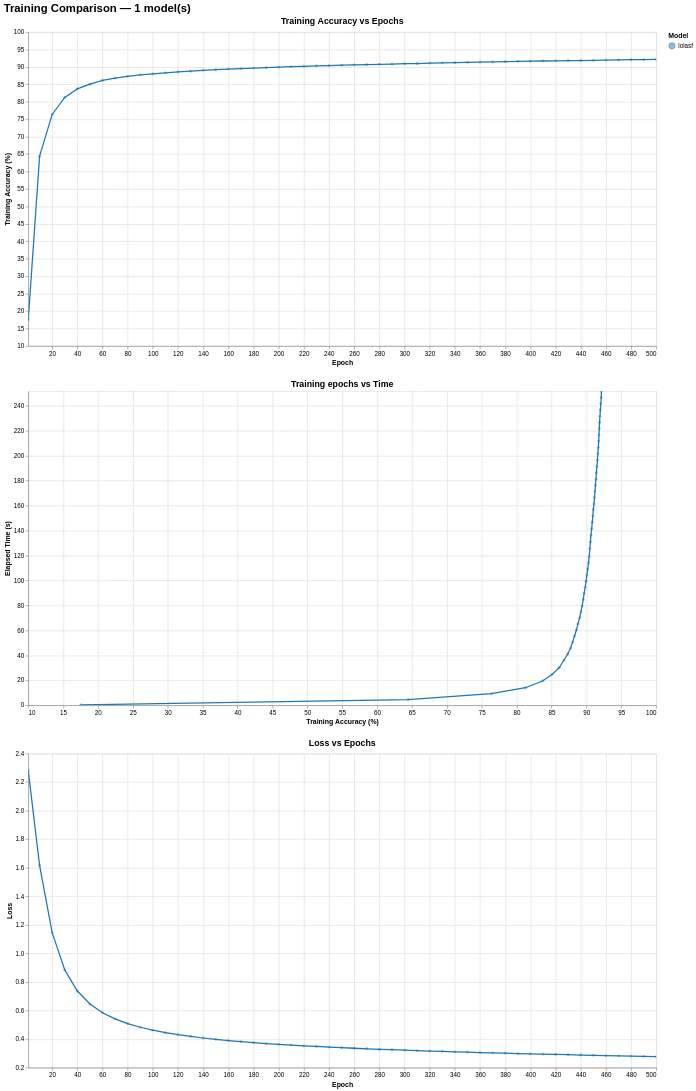

This figure's notebook cell:
### Code cell
main("../stats/oneWorker")

### Figure 1 — Vega-Lite specification as saved in the notebook (floating-point values rounded to 4 significant figures)
{"config": {"view": {"continuousWidth": 300, "continuousHeight": 300}}, "vconcat": [{"mark": {"type": "line", "point": {"opacity": 0.5, "size": 20}}, "encoding": {"color": {"field": "model", "legend": {"orient": "right", "title": "Model"}, "scale": {"scheme": "category10"}, "type": "nominal"}, "tooltip": [{"field": "model", "title": "Model", "type": "nominal"}, {"field": "epoch", "title": "Epoch", "type": "quantitative"}, {"field": "acc_train", "format": ".2f", "title": "Train Acc (%)", "type": "quantitative"}, {"field": "loss", "format": ".4f", "title": "Loss", "type": "quantitative"}], "x": {"field": "epoch", "scale": {"nice": false}, "title": "Epoch", "type": "quantitative"}, "y": {"field": "acc_train", "scale": {"zero": false}, "title": "Training Accuracy (%)", "type": "quantitative"}}, "height": 500, "name": "view_d3e7178f86e2a9ea_0", "title": {"text": "Training Accuracy vs Epochs", "fontSize": 14}, "width": 1000}, {"mark": {"type": "line", "point": {"opacity": 0.5, "size": 20}}, "encoding": {"color": {"field": "model", "legend": {"orient": "right", "title": "Model"}, "scale": {"scheme": "category10"}, "type": "nominal"}, "tooltip": [{"field": "model", "title": "Model", "type": "nominal"}, {"field": "time_s", "format": ".2f", "title": "Time (s)", "type": "quantitative"}, {"field": "epoch", "title": "Epoch", "type": "quantitative"}, {"field": "acc_train", "format": ".2f", "title": "Train Acc (%)", "type": "quantitative"}], "x": {"field": "acc_train", "scale": {"zero": false}, "title": "Training Accuracy (%)", "type": "quantitative"}, "y": {"field": "time_s", "scale": {"nice": false}, "title": "Elapsed Time (s)", "type": "quantitative"}}, "height": 500, "name": "view_2a0bd901852b6245_1", "title": {"text": "Training epochs vs Time", "fontSize": 14}, "width": 1000}, {"mark": {"type": "line", "point": {"opacity": 0.5, "size": 20}}, "encoding": {"color": {"field": "model", "legend": {"orient": "right", "title": "Model"}, "scale": {"scheme": "category10"}, "type": "nominal"}, "tooltip": [{"field": "model", "title": "Model", "type": "nominal"}, {"field": "epoch", "title": "Epoch", "type": "quantitative"}, {"field": "acc_train", "format": ".2f", "title": "Train Acc (%)", "type": "quantitative"}, {"field": "loss", "format": ".4f", "title": "Loss", "type": "quantitative"}], "x": {"field": "epoch", "scale": {"nice": false}, "title": "Epoch", "type": "quantitative"}, "y": {"field": "loss", "scale": {"zero": false}, "title": "Loss", "type": "quantitative"}}, "height": 500, "name": "view_542fec15cbca7539_2", "title": {"text": "Loss vs Epochs", "fontSize": 14}, "width": 1000}], "data": {"name": "data-ecb511e6832e7eb1b231d2a848262d7a"}, "params": [{"name": "param_1e9efca18e7a2868", "select": {"type": "interval", "encodings": ["x", "y"]}, "bind": "scales", "views": ["view_d3e7178f86e2a9ea_0", "view_2a0bd901852b6245_1", "view_542fec15cbca7539_2"]}], "resolve": {"scale": {"color": "shared"}}, "title": {"text": "Training Comparison — 1 model(s)", "fontSize": 18}, "$schema": "https://vega.github.io/schema/vega-lite/v6.1.0.json", "datasets": {"data-ecb511e6832e7eb1b231d2a848262d7a": [{"model": "lolasf", "epoch": 1, "time_s": 0.2551, "acc_train": 17.51, "loss": 2.28}, {"model": "lolasf", "epoch": 10, "time_s": 4.527, "acc_train": 64.42, "loss": 1.616}, {"model": "lolasf", "epoch": 20, "time_s": 9.323, "acc_train": 76.38, "loss": 1.146}, {"model": "lolasf", "epoch": 30, "time_s": 14.05, "acc_train": 81.27, "loss": 0.8842}, {"model": "lolasf", "epoch": 40, "time_s": 19.44, "acc_train": 83.7, "loss": 0.7365}, {"model": "lolasf", "epoch": 50, "time_s": 24.54, "acc_train": 85.05, "loss": 0.6454}, {"model": "lolasf", "epoch": 60, "time_s": 30.22, "acc_train": 86.11, "loss": 0.5845}, {"model": "lolasf", "epoch": 70, "time_s": 36.04, "acc_train": 86.77, "loss": 0.541}, {"model": "lolasf", "epoch": 80, "time_s": 41.05, "acc_train": 87.31, "loss": 0.5082}, {"model": "lolasf", "epoch": 90, "time_s": 45.82, "acc_train": 87.73, "loss": 0.4826}, {"model": "lolasf", "epoch": 100, "time_s": 50.61, "acc_train": 88.0, "loss": 0.462}, {"model": "lolasf", "epoch": 110, "time_s": 55.47, "acc_train": 88.28, "loss": 0.4449}, {"model": "lolasf", "epoch": 120, "time_s": 60.26, "acc_train": 88.56, "loss": 0.4305}, {"model": "lolasf", "epoch": 130, "time_s": 65.16, "acc_train": 88.77, "loss": 0.4182}, {"model": "lolasf", "epoch": 140, "time_s": 69.97, "acc_train": 89.02, "loss": 0.4074}, {"model": "lolasf", "epoch": 150, "time_s": 74.85, "acc_train": 89.2, "loss": 0.3979}, {"model": "lolasf", "epoch": 160, "time_s": 79.69, "acc_train": 89.37, "loss": 0.3894}, {"model": "lolasf", "epoch": 170, "time_s": 84.57, "acc_train": 89.53, "loss": 0.3818}, {"model": "lolasf", "epoch": 180, "time_s": 89.57, "acc_train": 89.66, "loss": 0.3749}, {"model": "lolasf", "epoch": 190, "time_s": 94.43, "acc_train": 89.81, "loss": 0.3686}, {"model": "lolasf", "epoch": 200, "time_s": 99.4, "acc_train": 89.94, "loss": 0.3628}, {"model": "lolasf", "epoch": 210, "time_s": 104.3, "acc_train": 90.06, "loss": 0.3575}, {"model": "lolasf", "epoch": 220, "time_s": 109.2, "acc_train": 90.18, "loss": 0.3525}, {"model": "lolasf", "epoch": 230, "time_s": 114.1, "acc_train": 90.29, "loss": 0.3479}, {"model": "lolasf", "epoch": 240, "time_s": 119.1, "acc_train": 90.39, "loss": 0.3435}, {"model": "lolasf", "epoch": 250, "time_s": 125.5, "acc_train": 90.48, "loss": 0.3394}, {"model": "lolasf", "epoch": 260, "time_s": 130.9, "acc_train": 90.57, "loss": 0.3356}, {"model": "lolasf", "epoch": 270, "time_s": 136.5, "acc_train": 90.65, "loss": 0.3319}, {"model": "lolasf", "epoch": 280, "time_s": 141.5, "acc_train": 90.74, "loss": 0.3285}, {"model": "lolasf", "epoch": 290, "time_s": 146.6, "acc_train": 90.83, "loss": 0.3252}, {"model": "lolasf", "epoch": 300, "time_s": 151.8, "acc_train": 90.91, "loss": 0.322}, {"model": "lolasf", "epoch": 310, "time_s": 156.7, "acc_train": 90.98, "loss": 0.319}, {"model": "lolasf", "epoch": 320, "time_s": 161.5, "acc_train": 91.08, "loss": 0.3161}, {"model": "lolasf", "epoch": 330, "time_s": 166.4, "acc_train": 91.15, "loss": 0.3133}, {"model": "lolasf", "epoch": 340, "time_s": 171.2, "acc_train": 91.21, "loss": 0.3106}, {"model": "lolasf", "epoch": 350, "time_s": 176.2, "acc_train": 91.28, "loss": 0.308}, {"model": "lolasf", "epoch": 360, "time_s": 181.1, "acc_train": 91.37, "loss": 0.3055}, {"model": "lolasf", "epoch": 370, "time_s": 186.3, "acc_train": 91.41, "loss": 0.3031}, {"model": "lolasf", "epoch": 380, "time_s": 191.3, "acc_train": 91.5, "loss": 0.3008}, {"model": "lolasf", "epoch": 390, "time_s": 196.5, "acc_train": 91.57, "loss": 0.2985}, {"model": "lolasf", "epoch": 400, "time_s": 201.5, "acc_train": 91.63, "loss": 0.2964}, {"model": "lolasf", "epoch": 410, "time_s": 206.5, "acc_train": 91.7, "loss": 0.2942}, {"model": "lolasf", "epoch": 420, "time_s": 211.7, "acc_train": 91.75, "loss": 0.2922}, {"model": "lolasf", "epoch": 430, "time_s": 216.7, "acc_train": 91.79, "loss": 0.2902}, {"model": "lolasf", "epoch": 440, "time_s": 221.6, "acc_train": 91.83, "loss": 0.2882}, {"model": "lolasf", "epoch": 450, "time_s": 226.6, "acc_train": 91.87, "loss": 0.2863}, {"model": "lolasf", "epoch": 460, "time_s": 231.6, "acc_train": 91.93, "loss": 0.2844}, {"model": "lolasf", "epoch": 470, "time_s": 236.7, "acc_train": 91.99, "loss": 0.2826}, {"model": "lolasf", "epoch": 480, "time_s": 241.6, "acc_train": 92.06, "loss": 0.2808}, {"model": "lolasf", "epoch": 490, "time_s": 246.6, "acc_train": 92.11, "loss": 0.279}, {"model": "lolasf", "epoch": 500, "time_s": 251.6, "acc_train": 92.14, "loss": 0.2773}]}}
